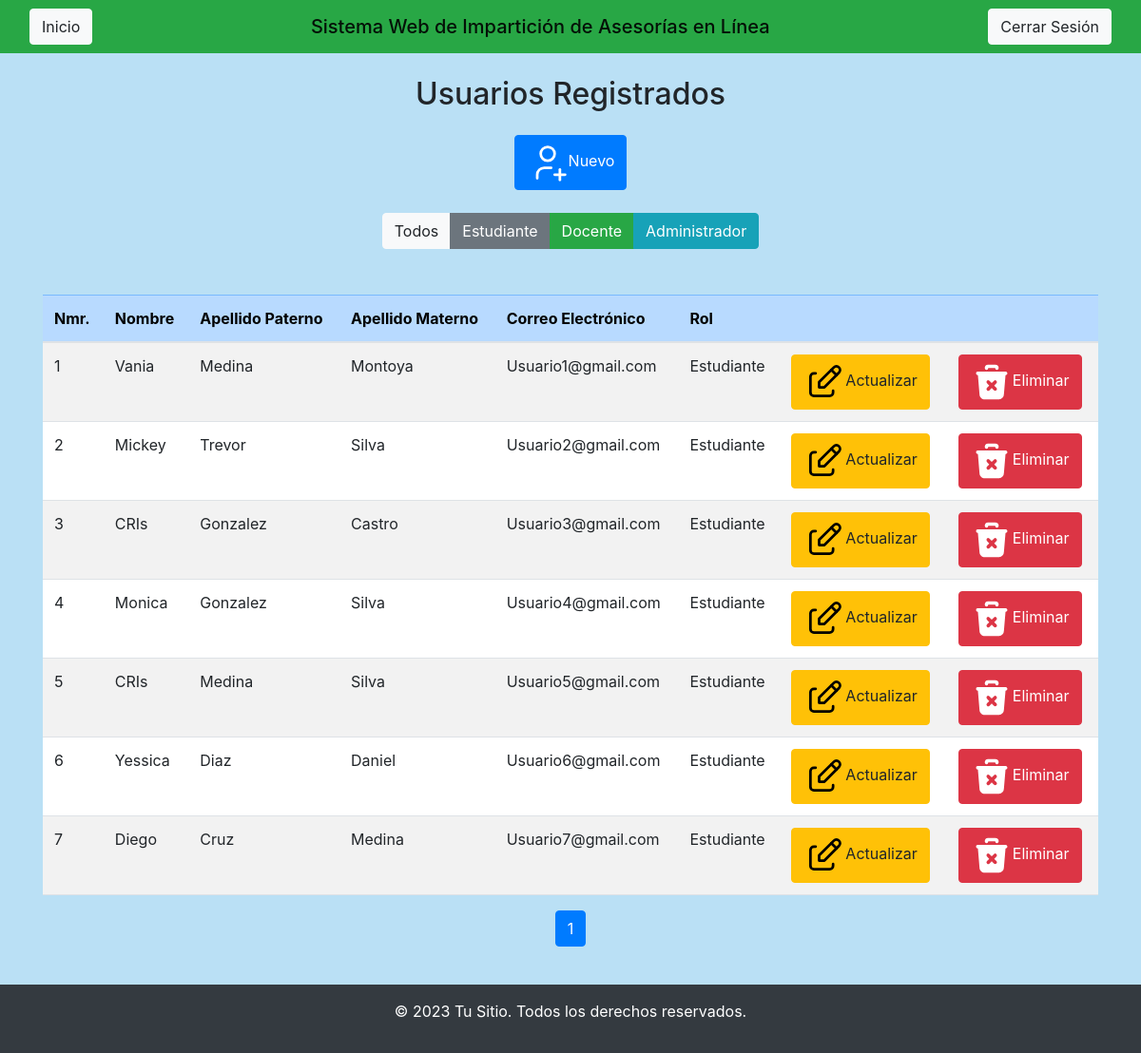
The app's page /Vista/ADMIN/Usuario.php?tipo_usuario=Estudiante (signed in) with its own data.
### tables this page shows
CREATE TABLE `estudiante` (
  `ID_Usuario_E` int(11) NOT NULL AUTO_INCREMENT,
  `Nombre_Usuario_E` varchar(200) NOT NULL,
  `Apellido_Materno_E` varchar(200) NOT NULL,
  `Apellido_Paterno_E` varchar(200) NOT NULL,
  `Telefono_E` varchar(20) NOT NULL,
  `Fecha_Nacimiento_E` date NOT NULL,
  `Genero_E` varchar(100) NOT NULL,
  `Correo_electronico_E` varchar(250) NOT NULL,
  `Contrasena_E` varchar(250) NOT NULL,
  `IdCarrera` int(11) DEFAULT NULL,
  PRIMARY KEY (`ID_Usuario_E`),
  KEY `IdCarrera` (`IdCarrera`),
  CONSTRAINT `estudiante_ibfk_1` FOREIGN KEY (`IdCarrera`) REFERENCES `carrera` (`Id_Carrera`)
);

### Vista/ADMIN/Usuario.php (the view, shortened to what this page needs)
<?php include('head.php'); ?>
<center><div class="table-responsive">
    <h2 class="mb-4">Usuarios Registrados</h2>
    <a class="btn btn-primary" href="INSERT/Insert_Usuario.php">
        Nuevo</a>
    <br>
    <br>
    <div class="btn-group mb-4" role="group">
        <a class="btn btn-light" href="?tipo_usuario=Todos">Todos</a>
        <a class="btn btn-secondary" href="?tipo_usuario=Estudiante">Estudiante</a>
        <a class="btn btn-success" href="?tipo_usuario=Docente">Docente</a>
        <a class="btn btn-info" href="?tipo_usuario=Administrador">Administrador</a>
    </div>
    <table class="table table-hover table-striped mt-4">
        <thead>
            <tr class="table-primary">
                <th scope="col">Nmr.</th>
                <th scope="col">Nombre</th>
                <th scope="col">Apellido Paterno</th>
                <th scope="col">Apellido Materno</th>
                <th scope="col">Correo Electrónico</th>
                <th scope="col">Rol</th>
                <th scope="col"></th>
                <th scope="col"></th>
            </tr>
        </thead>
        <tbody>
            <?php
                $conexion = (new Conectar())->conexion();
                $records_per_page = 10;
                $page = isset($_GET['page']) && is_numeric($_GET['page']) ? (int)$_GET['page'] : 1;
                $offset = ($page - 1) * $records_per_page;
                $tipo_usuario = isset($_GET['tipo_usuario']) ? $_GET['tipo_usuario'] : 'Todos';
                if ($tipo_usuario == 'Estudiante') {
                    $sql = "SELECT ID_Usuario_E AS ID_Usuario,
                                Nombre_Usuario_E AS Nombre,
                                Apellido_Paterno_E AS Apellido_Paterno,
                                Apellido_Materno_E AS Apellido_Materno,
                                Correo_electronico_E AS Correo_Electronico,
                                'Estudiante' AS Rol FROM Estudiante
                            LIMIT $offset, $records_per_page";
                    $sql_total = "SELECT COUNT(*) FROM Estudiante";
                }
                $query = mysqli_query($conexion, $sql);
                $result_total = mysqli_query($conexion, $sql_total);
                $total_rows = mysqli_fetch_array($result_total)[0];
                $total_pages = ceil($total_rows / $records_per_page);
                while ($row = mysqli_fetch_array($query)) {
                    ?>
                    <tr>
                        <td><?php echo $row['ID_Usuario']; ?></td>
                        <td><?php echo $row['Nombre']; ?></td>
                        <td><?php echo $row['Apellido_Paterno']; ?></td>
                        <td><?php echo $row['Apellido_Materno']; ?></td>
                        <td><?php echo $row['Correo_Electronico']; ?></td>
                        <td><?php echo $row['Rol']; ?></td>
                        <td><a class="btn btn-warning" href="UPDATE/Update_Usuario_<?php echo htmlspecialchars($row['Rol'], ENT_QUOTES, 'UTF-8'); ?>.php?id=<?php echo urlencode($row['ID_Usuario']); ?>&rol=<?php echo urlencode($row['Rol']); ?>">
                            Actualizar</a>
                        </td>
                        <td><a class="btn btn-danger" onclick="return eliminar()" href="../../Controlador/ADMIN/DELETE/Funcion_Delete_Usuario.php?id=<?php echo $row['ID_Usuario']; ?>&rol=<?php echo $row['Rol']; ?>">
                            Eliminar</a>
                        </td>
                    </tr>
                <?php
                }
            ?>
        </tbody>
    </table>
    <nav aria-label="Page navigation example">
        <ul class="pagination justify-content-center">
            <?php for ($i = 1; $i <= $total_pages; $i++): ?>
                <li class="page-item <?php if ($i == $page) echo 'active'; ?>">
                    <a class="page-link" href="?tipo_usuario=<?php echo $tipo_usuario; ?>&page=<?php echo $i; ?>"><?php echo $i; ?></a>
                </li>
            <?php endfor; ?>
        </ul>
    </nav>
</div>
<?php include('footer.php'); ?>

### Vista/ADMIN/head.php (shortened to what this page needs)
<!DOCTYPE html>
<html lang="es">
<head>
    <link href="https://cdn.jsdelivr.net/npm/bootstrap@5.3.0/dist/css/bootstrap.min.css" rel="stylesheet">
    <link href="https://stackpath.bootstrapcdn.com/bootstrap/4.5.2/css/bootstrap.min.css" rel="stylesheet">
    <link href="https://maxcdn.bootstrapcdn.com/bootstrap/4.5.2/css/bootstrap.min.css" rel="stylesheet">
    <link href="../../css/reporte.css" rel="stylesheet">
    <link href="../../css/boton.css" rel="stylesheet">
</head>
<body>
    <nav class="navbar navbar-expand-lg navbar-light bg-success">
        <div class="container-fluid">
            <a class="btn btn-light" href="Principal.php">Inicio</a>
            <span class="navbar-brand mb-0 h1 mx-auto">Sistema Web de Impartición de Asesorías en Línea</span>
            <a href="?cerrar_sesion=true" class="btn btn-light">Cerrar Sesión</a>
        </div>
    </nav>
    <div class="container mt-4 ">

### Vista/ADMIN/footer.php (shortened to what this page needs)
</div>
    <footer class="bg-dark text-white text-center p-3 mt-4">
        <p>&copy; 2023 Tu Sitio. Todos los derechos reservados.</p>
    </footer>
</body>
</html>

### Vista/ADMIN/head.php (style rules this page uses)
body { background: #bae0f5; }

### records on screen
estudiante: ID_Usuario_E "1", Nombre_Usuario_E "Vania", Apellido_Paterno_E "Medina", Apellido_Materno_E "Montoya", Correo_electronico_E "Usuario1@gmail.com", Rol "Estudiante"
estudiante: ID_Usuario_E "2", Nombre_Usuario_E "Mickey", Apellido_Paterno_E "Trevor", Apellido_Materno_E "Silva", Correo_electronico_E "Usuario2@gmail.com", Rol "Estudiante"
estudiante: ID_Usuario_E "3", Nombre_Usuario_E "CRIs", Apellido_Paterno_E "Gonzalez", Apellido_Materno_E "Castro", Correo_electronico_E "Usuario3@gmail.com", Rol "Estudiante"
estudiante: ID_Usuario_E "4", Nombre_Usuario_E "Monica", Apellido_Paterno_E "Gonzalez", Apellido_Materno_E "Silva", Correo_electronico_E "Usuario4@gmail.com", Rol "Estudiante"
estudiante: ID_Usuario_E "5", Nombre_Usuario_E "CRIs", Apellido_Paterno_E "Medina", Apellido_Materno_E "Silva", Correo_electronico_E "Usuario5@gmail.com", Rol "Estudiante"
estudiante: ID_Usuario_E "6", Nombre_Usuario_E "Yessica", Apellido_Paterno_E "Diaz", Apellido_Materno_E "Daniel", Correo_electronico_E "Usuario6@gmail.com", Rol "Estudiante"
estudiante: ID_Usuario_E "7", Nombre_Usuario_E "Diego", Apellido_Paterno_E "Cruz", Apellido_Materno_E "Medina", Correo_electronico_E "Usuario7@gmail.com", Rol "Estudiante"
